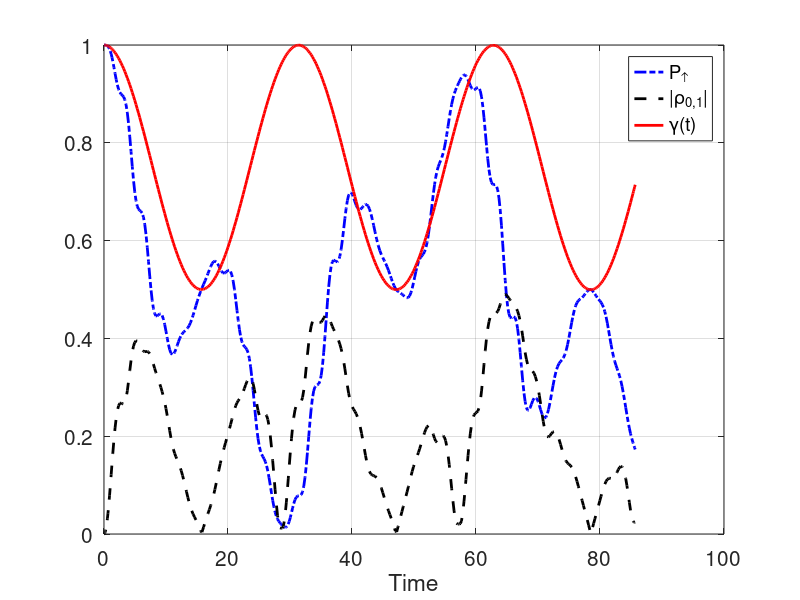
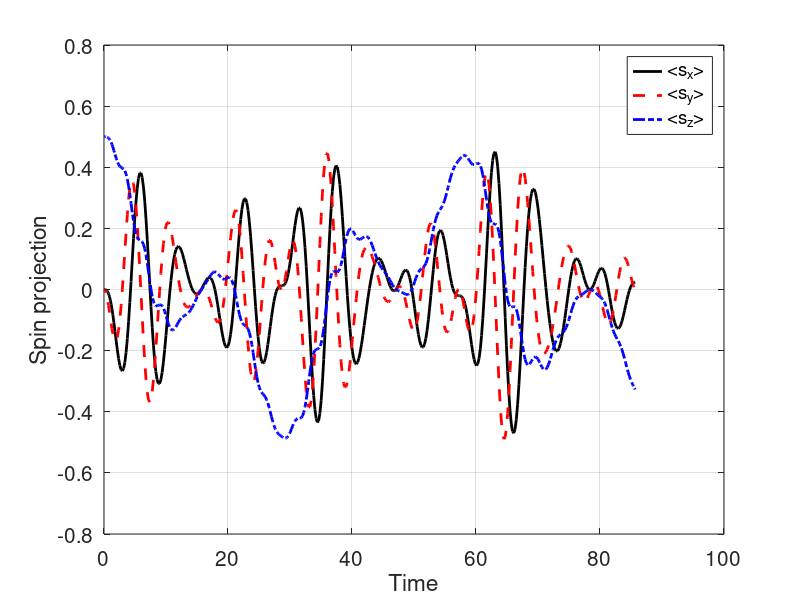

Recreate these plots in MATLAB, in order.
% This script simulates a system consisting of two spin 1/2-particles 
% exposed to the same magnetic field. From the two-particle state, the 
% reduced density matrix for the first particle is determined, and 
% various quantieis such as its spin projection expectation avlues and 
% purity, are determined from this reduced density matrix.
% 
% The initial state is one in which both particles are eigenstates
% of their respective spin projection operators s_z. The first particle 
% has positive spin projection (spin up) while the other one has negative
% spin projection (spin down).
%
% The external magnetic field has both a static part and a dynamic part. 
% The dynamic part oscillates in time as a sine function. The static 
% field points in the z-direction, thus lifting the degenerecy between 
% spin up and spin down. The oscillating field is taken to point along 
% the x-axis.
%
% The two particle interact thorough the spin-spin interaction.
% 
% From this solution, the time-dependent reduced density matrix for the 
% first particle is calculated - at each end every time.
%
% The inputs are
% E     - the energy separation induced by the static field
% Omega - the strength of the oscillating field
% w     - the angular frequency of the oscillating field
% OpticalCycles - the duration of the simulation, given
% by the number of periods of the oscillating field.
% u     - the strength of the spin-spin interaction.
% 
% All inputs are hard coded initially.

% Parameters for the magnetic field
E = 1;
Omega = 0.2;
w = 1.1;

% Spin-spin interaction strength
u = .025;

% Duration of the simulation
OpticalCycles = 15;
Tfinal = OpticalCycles*2*pi/w;

% Set up the equation - with the Hamiltonian
% Static part
H0 = [-E+u 0 0 0; 0 -u 2*u 0; 0 2*u -u 0; 0 0 0 E+u];                  
% Coupling matrix
InteractionMatrix = [0 1 1 0; 1 0 0 1; 1 0 0 1; 0 1 1 0];        
% Right and side of the TDSE
F = @(t,x) -i*(H0+Omega*sin(w*t)*InteractionMatrix)*x;

% Initial state
x0 = [0; 1; 0; 0];          % Up-down

% Solve using built-in function (Runge-Kutta)
[T X]=ode45(F, [0 Tfinal], x0);         % Solves the TDSE

% Spin projection operators (Pauli matrices times \hbar/2, where \hbar = 1)
Sx = 1/2*[0 1; 1 0];
Sy = 1/2*[0 -1i; 1i 0];
Sz = 1/2*[1 0; 0 -1];

% Allocate
lenT = length(T);
SpinUpA = zeros(1, lenT);
MeanSpinA_x = zeros(1, lenT);
MeanSpinA_y = zeros(1, lenT);
MeanSpinA_z = zeros(1, lenT);
OffDiagonalA = zeros(1, lenT);
PurityA = zeros(1, lenT);

% Loop over the time vector T and calculate quantities from the reduced 
% density matrix
for index = 1:lenT
  % Amplitudes
  a = X(index, 1);
  b = X(index, 2);
  c = X(index, 3);
  d = X(index, 4);
  % rhoA
  rhoA = [abs(a)^2 + abs(b)^2, a*conj(c) + b*conj(d);
      conj(a)*c + conj(b)*d, abs(c)^2 + abs(d)^2];
  % Calculate the various quantities from rhoA
  SpinUpA(index) = rhoA(1,1);
  MeanSpinA_x(index) = trace(Sx*rhoA);
  MeanSpinA_y(index) = trace(Sy*rhoA);
  MeanSpinA_z(index) = trace(Sz*rhoA);
  OffDiagonalA(index) = abs(rhoA(1,2));
  PurityA(index) = trace(rhoA^2);
end

% Plot results

% Spin-up probability, size of off-diagonal elements and purity
figure(1)
% Spin up
plot(T, SpinUpA, 'b-.', 'linewidth', 2)
hold on
% Off-diagonal element
plot(T, OffDiagonalA, 'k--', 'linewidth', 2)
% Purity
plot(T, PurityA, 'r-', 'linewidth', 2)
hold off
set(gca, 'fontsize', 15)
xlabel('Time')
legend('P_\uparrow', '|\rho_{0,1}|', '\gamma(t)')
grid on
set(gca, 'fontsize', 15)
xlabel('Time')
grid on

% Plot the spin expectation values - along each axis
figure(2)
plot(T, MeanSpinA_x, 'k-', 'linewidth', 2)
hold on
plot(T, MeanSpinA_y, 'r--', 'linewidth', 2)
plot(T, MeanSpinA_z, 'b-.', 'linewidth', 2)
hold off
set(gca, 'fontsize', 15)
xlabel('Time')
ylabel('Spin projection')
legend('<s_x>', '<s_y>','<s_z>')
grid on
